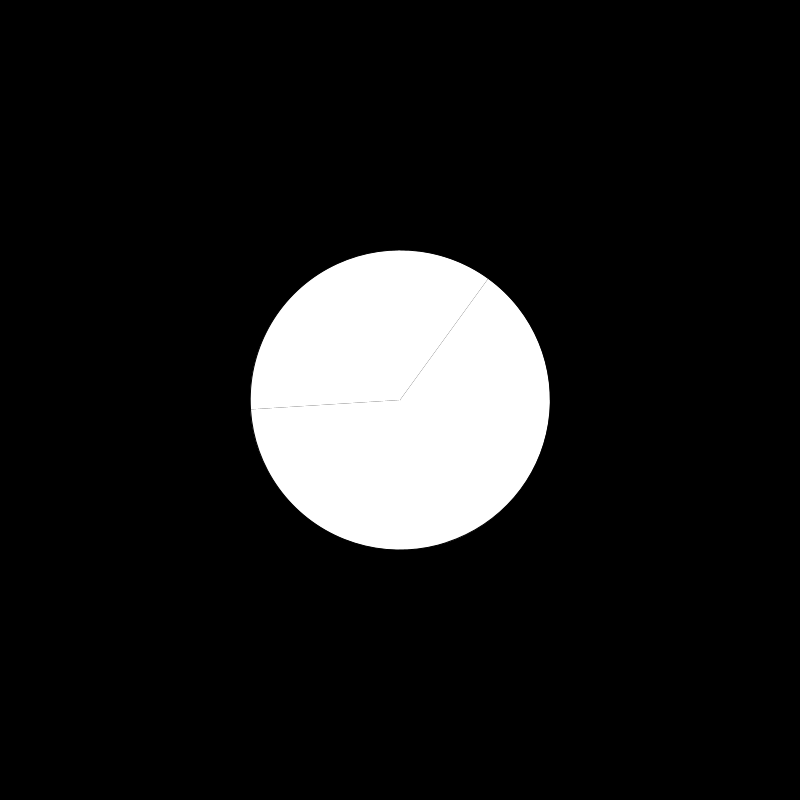
Frame 1 (no input)
Frame 60 (the mouse pressed at the canvas centre just before this capture): identical to frame 1, image omitted
Frame 120 (the mouse held since frame 60 and released just before this capture): identical to frame 1, image omitted

The Processing sketch that drew this single still picture (run headless with seeded random() and noise(); from frame 60 on, the mouse is pressed at the canvas centre):

// Processing sketch: processing_42432
// ── processing_42432.pde

float pct[] = {.07,.06,.36,.36,.35};
void setup (){
  background(0);
  size(800,800);
  smooth();
}

void draw (){
  background (0);
  float position= 0;
  for(int i = 0; i < pct.length; i++){
    float nextPos = position + 360 * pct[i];
    arc(width/2,height/2,300,300, radians(position), radians(nextPos));
    position = nextPos;
  }
}
